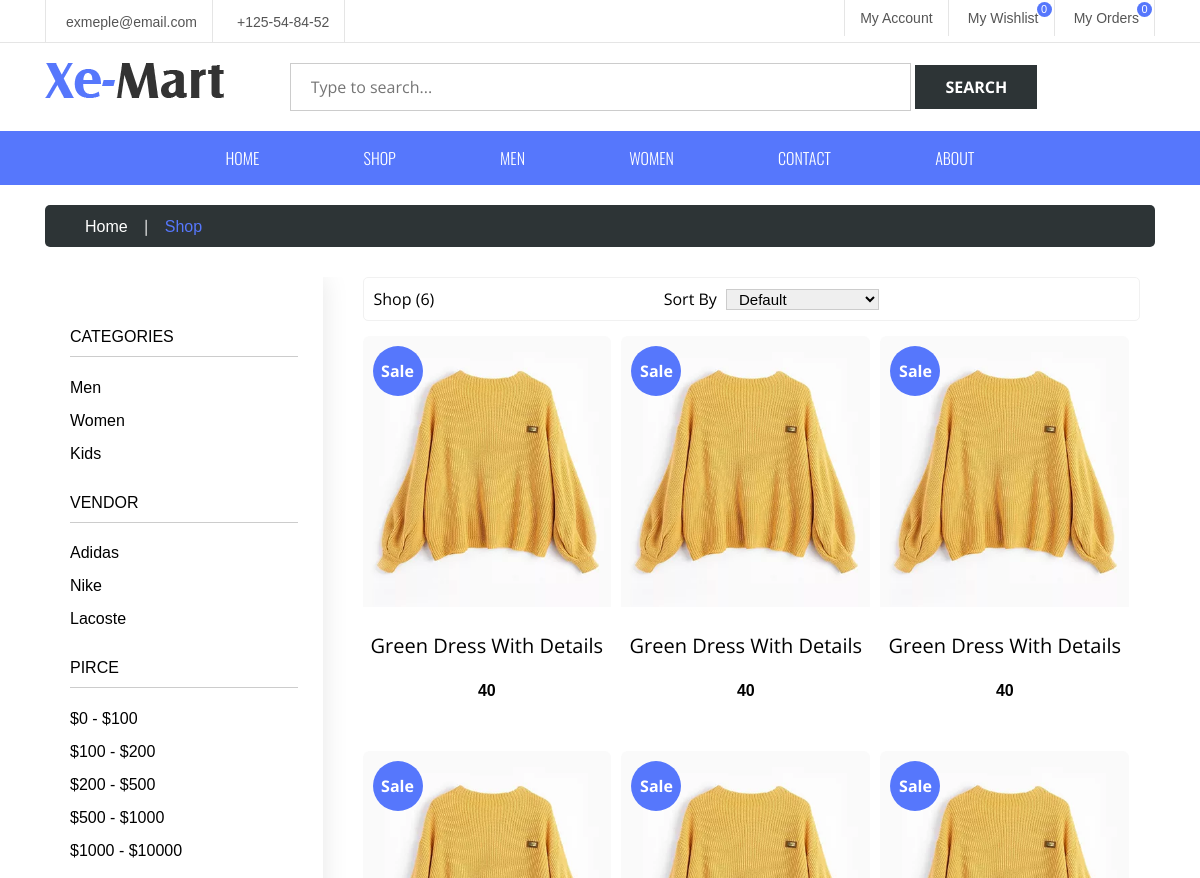
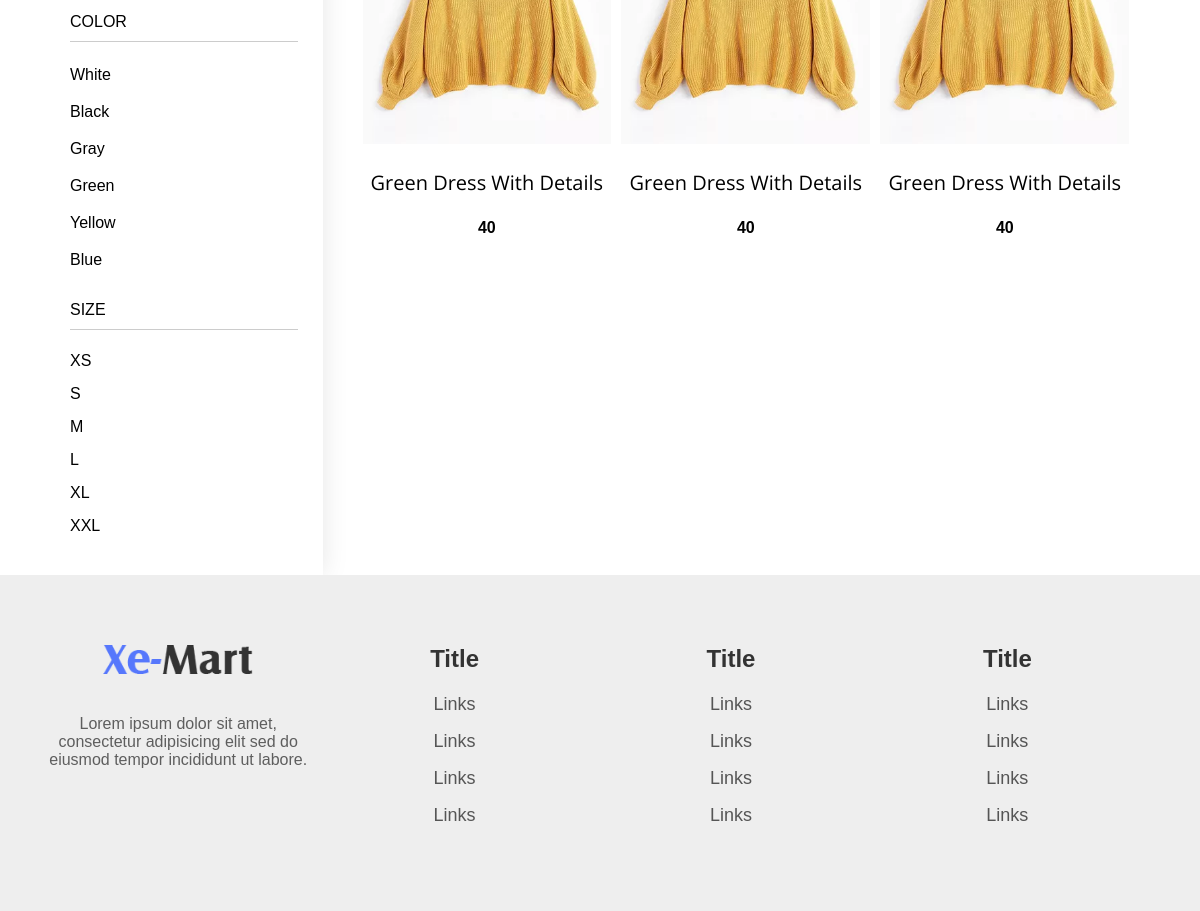
The page /shop.php on the database its author committed (2 pictures, top to bottom).
### tables this page shows
CREATE TABLE `products` (
  `product_id` int(11) NOT NULL,
  `product_name` varchar(50) NOT NULL,
  `product_price` float NOT NULL,
  `product_src` varchar(50) NOT NULL,
  `product_sale` tinyint(1) NOT NULL
);

### shop.php (the view, shortened to what this page needs)
<?php
	include "includes/navbar.php";
	$req = $connect->prepare("SELECT * from products");
	$req->execute();
	$count = $req->rowCount();
	if (isset($_GET["page"])) {
		session_start();
		if ($_GET["page"] === "orders")
			$req = $connect->prepare("SELECT * from cart WHERE user_id = ?");
			$req->execute(array($_SESSION["user_id"]));
			echo $req->rowCount();
	} else {
?>
	<div class="shop-content">
		<div class="container">
			<div class="bread-crumb"><a href="./">Home</a> | <a href="shop" class="active">Shop</a></div>
			<div class="content-wrap">
				<div class="side-bar">
					<div class="filter">
						<div class="filter-item">
							<h4>Categories <i class="fi fi-rr-minus"></i></h4>
							<ul>
								<li>Men</li>
								<li>Women</li>
								<li>Kids</li>
							</ul>
						</div>
						<div class="filter-item">
							<h4>Vendor <i class="fi fi-rr-minus"></i></h4>
							<ul>
								<li>Adidas</li>
								<li>Nike</li>
								<li>Lacoste</li>
							</ul>
						</div>
						<div class="filter-item">
							<h4>Pirce <i class="fi fi-rr-minus"></i></h4>
							<ul>
								<li>$0 - $100</li>
								<li>$100 - $200</li>
								<li>$200 - $500</li>
								<li>$500 - $1000</li>
								<li>$1000 - $10000</li>
							</ul>
						</div>
						<div class="filter-item">
							<h4>Color <i class="fi fi-rr-minus"></i></h4>
							<ul>
								<li><span></span>White</li>
								<li><span></span>Black</li>
								<li><span></span>Gray</li>
								<li><span></span>Green</li>
								<li><span></span>Yellow</li>
								<li><span></span>Blue</li>
							</ul>
						</div>
						<div class="filter-item">
							<h4>Size <i class="fi fi-rr-minus"></i></h4>
							<ul>
								<li>XS</li>
								<li>S</li>
								<li>M</li>
								<li>L</li>
								<li>XL</li>
								<li>XXL</li>
							</ul>
						</div>
					</div>
				</div>
				<div class="content text-center">
					<div class="content-title">
						<span class="title">Shop (<?php echo $count; ?>)</span>
						<span class="data-result">
							Sort By
							<select name="" id="">
								<option value="default">Default</option>
							</select>
						</span>
						<span class="icons">
						</span>
					</div>
					<div class="products">
						<div class="row">
							<?php
							while ($row = $req->fetch()) {
							?>
								<div class="product-card">
									<div class="product-icons">
										<div class="icon">
										</div>
										<div class="icon">
										</div>
										<div class="icon">
										</div>
									</div>
									<img src="<?php echo $row["product_src"]; ?>" alt="">
									<div class="product-caption">
										<p>
											<a href="#"><?php echo $row["product_name"]; ?></a>
										</p>
										<span class="price"><?php echo $row["product_price"]; ?></span>
									</div>
									<?php if (isset($row["product_sale"])) {
									?>
										<div class="sale">
											<span>Sale</span>
										</div>
									<?php
									} ?>
								</div>
							<?php
							}
							?>
						</div>
					</div>
				</div>
			</div>
		</div>
	</div>
<?php
}
include "includes/footer.php";
?>

### includes/navbar.php (shortened to what this page needs)
<?php
$wishList = 0;
$order = 0;
?>
<!DOCTYPE html>
<html lang="en">
<head>
  <link rel='stylesheet' href='https://cdn-uicons.flaticon.com/uicons-regular-rounded/css/uicons-regular-rounded.css'>
	<link rel="stylesheet" href="css/animate.min.css">
	<link rel="stylesheet" href="css/main.css">
</head>
<body>
	<div class="upper-nav">
		<div class="container">
			<div class="row">
				<div class="contact">
						<div class="contact-item">
							<i class="fi fi-rr-envelope"></i><span>exmeple@email.com</span>
						</div>
						<div class="contact-item">
							<i class="fi fi-rr-phone-flip"></i><span>+125-54-84-52</span>
						</div>
				</div>
				<div class="account">
					<a href="account">My Account</a>
					<a href="account?page=wishlist">
						My Wishlist
						<span class="wishlist-count"><?php echo $wishList; ?></span>
					</a>
					<a href="?page=orders">
						My Orders
						<span class="orders-count"><?php echo $order; ?></span>
					</a>
				</div>
			</div>
		</div>
	</div>
	<div class="search-bar">
		<div class="container">
			<div class="navbar-brand">
				<a href="./">
					<img src="img/logo.png" alt="" draggable="false">
				</a>
			</div>
			<form action="" class="home-search" method="GET">
					<input type="search" placeholder="Type to search...">
					<input type="submit" value="Search">
			</form>
		</div>
	</div>
	<nav class="animate__animated">
		<div class="container">
			<ul class="navbar">
				<li class="nav-item">
					<a href="./" class="nav-link">Home</a>
				</li>
				<li class="nav-item dropdown">
					<a href="shop" class="nav-link">Shop</a>
				</li>
				<li class="nav-item dropdown">
					<a href="#" class="nav-link">Men</a>
				</li>
				<li class="nav-item dropdown">
					<a href="#" class="nav-link">Women</a>
				</li>
				<li class="nav-item">
					<a href="contact" class="nav-link">Contact</a>
				</li>
				<li class="nav-item">
					<a href="#" class="nav-link">About</a>
				</li>
			</ul>
		</div>
	</nav>

### includes/footer.php (shortened to what this page needs)
	<div class="footer text-center">
		<div class="container">
			<div class="row">
				<div class="footer-items">
					<img src="img/logo.png" alt="">
					<p>Lorem ipsum dolor sit amet, consectetur adipisicing elit sed do eiusmod tempor incididunt ut labore.</p>
				</div>
				<div class="footer-items">
					<h2>Title</h2>
					<ul>
						<li><a href="#">Links</a></li>
						<li><a href="#">Links</a></li>
						<li><a href="#">Links</a></li>
						<li><a href="#">Links</a></li>
					</ul>
				</div>
				<div class="footer-items">
					<h2>Title</h2>
					<ul>
						<li><a href="#">Links</a></li>
						<li><a href="#">Links</a></li>
						<li><a href="#">Links</a></li>
						<li><a href="#">Links</a></li>
					</ul>
				</div>
				<div class="footer-items">
					<h2>Title</h2>
					<ul>
						<li><a href="#">Links</a></li>
						<li><a href="#">Links</a></li>
						<li><a href="#">Links</a></li>
						<li><a href="#">Links</a></li>
					</ul>
				</div>
			</div>
		</div>
	</div>
</body>
</html>

### rows shown on the page
products: product_src (picture), product_name "Green Dress With Details", product_price "40", product_sale "Sale"
products: product_src (picture), product_name "Green Dress With Details", product_price "40", product_sale "Sale"
products: product_src (picture), product_name "Green Dress With Details", product_price "40", product_sale "Sale"
products: product_src (picture), product_name "Green Dress With Details", product_price "40", product_sale "Sale"
products: product_src (picture), product_name "Green Dress With Details", product_price "40", product_sale "Sale"
products: product_src (picture), product_name "Green Dress With Details", product_price "40", product_sale "Sale"

### other values the page prints
$wishList "0"
$order "0"
$count "6"
